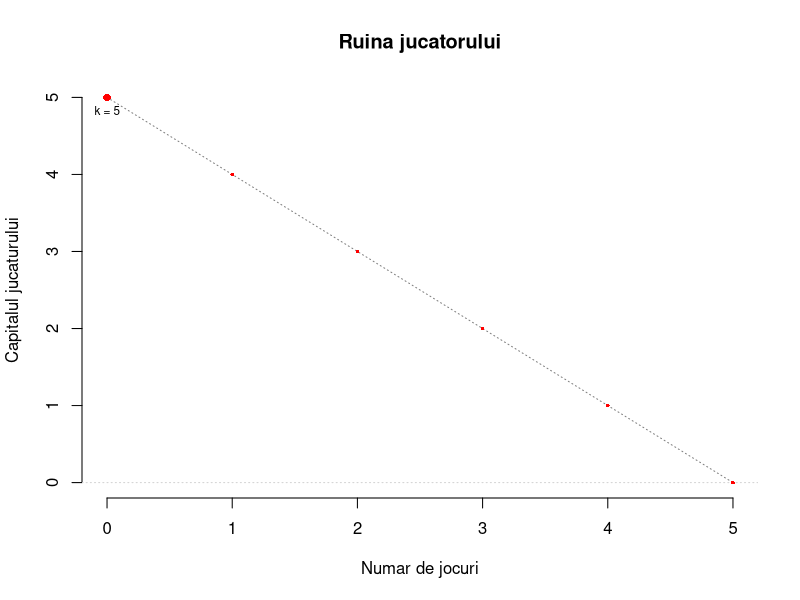

The R source for this figure:
rm(list = ls())

# Efron's dice
 
# A: 0 0 4 4 4 4
# V: 3 3 3 3 3 3
# R: 2 2 2 2 6 6
# G: 1 1 1 5 5 5 

n = 1e6

a = sample(c(0,4), size = n, replace = TRUE, prob = c(1/3, 2/3))
v = rep(3, times = n)
r = sample(c(2,6), size = n, replace = TRUE, prob = c(2/3, 1/3))
g = sample(c(1,5), size = n, replace = TRUE, prob = c(1/2, 1/2))

# cont = 0
# for (i in 1:n) 
# {
#     if (a[i] > 3) 
#     {
#         cont = cont + 1
#     }
# }
# probAV = cont/n

probAV = sum(a > 3)/n # prob ca A > V
probVR = sum(v > r)/n # prob ca V > R 
probRG = sum(r > g)/n # prob ca R > G
probGA = sum(g > a)/n # prob ca G > A


# monede mutual independente
# m1, m2, m3
# a1 = (m1 == m2)
# a2 = (m2 == m3)
# a3 = (m1 == m3)


m1 = sample(c("H", "T"), size = n, replace = TRUE)
m2 = sample(c("H", "T"), size = n, replace = TRUE)
m3 = sample(c("H", "T"), size = n, replace = TRUE)

a1 = sum(m1 == m2)/n
a2 = sum(m2 == m3)/n
a3 = sum(m1 == m3)/n

a1_intersectat_a2 = sum(m1 == m2 & m2 == m3)/n
a1_intersectat_a3 = sum(m1 == m2 & m1 == m3)/n
a2_intersectat_a3 = sum(m2 == m3 & m1 == m3)/n
a1_intersectat_a2_intersectat_a3 = sum(m1 == m2 & m2 == m3 & m1 == m3)/n

independente = 0

if(abs(a1_intersectat_a2 - a1 * a2) < 0.001)
{
    independente = independente + 1
}
if(abs(a1_intersectat_a3 - a1 * a3) < 0.001)
{
    independente = independente + 1
}
if(abs(a2_intersectat_a3 - a2 * a3) < 0.001)
{
    independente = independente + 1
}
if(abs(a1_intersectat_a2_intersectat_a3 - (a1 * a2 * a3) < 0.0001))
{
    independente = independente + 1
}
if(independente == 4)
{
    print("Independente")
} else
{
    print("Nu sunt independente")
}


# Secretaries problem

m = 1e4 # nr de simulari
n = 20 # nr persoane

n.potriviri = rep(0, m)
persoane = 1:n

for(i in 1:m)
{
    palarii = sample(1:n, size = n, replace = FALSE)
    n.potriviri[i] = sum(palarii == persoane)
}

sum(n.potriviri > 0) / m
n.potriviri


# Ruina jucatorului

ruina = function(N, k){
    flag = TRUE
    joc = 0
    capital = k
    y = capital
    while(flag){
        x = 2*rbinom(1,1,0.5)-1
        capital = capital + x
        y = c(y, capital)
        joc = joc + 1
        if (capital == 0 || capital == N){
            flag = FALSE
        }
    }
    return(y) # daca am 0 este ruina altfel este succes
}

N = 50
k = 5
# set.seed(1234)
y = ruina(N, k)
joc = length(y) - 1 # nr de jocuri
plot(0:joc, y, type = "l",
     main = "Ruina jucatorului",
     xlab = "Numar de jocuri",
     ylab = "Capitalul jucaturului",
     bty = "n",
     lty = 3, col = "grey50")
abline(h = c(0,N), col = "lightgrey", lty = 3)
points(0:joc, y, col = "red",
       pch = 16,
       cex = 0.5)
points(0, k, col = "red", pch = 16)
text(0, k, labels = paste0("k = ", k), pos = 1, cex = 0.7)
